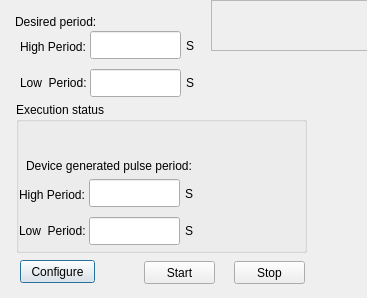
<?xml version="1.0" encoding="UTF-8"?>
<ui version="4.0">
 <class>PWMOutputClass</class>
 <widget class="QDialog" name="PWMOutputClass">
  <property name="geometry">
   <rect>
    <x>0</x>
    <y>0</y>
    <width>367</width>
    <height>298</height>
   </rect>
  </property>
  <property name="sizePolicy">
   <sizepolicy hsizetype="Fixed" vsizetype="Fixed">
    <horstretch>0</horstretch>
    <verstretch>0</verstretch>
   </sizepolicy>
  </property>
  <property name="minimumSize">
   <size>
    <width>367</width>
    <height>298</height>
   </size>
  </property>
  <property name="maximumSize">
   <size>
    <width>367</width>
    <height>298</height>
   </size>
  </property>
  <property name="windowTitle">
   <string>PWM Output</string>
  </property>
  <widget class="QFrame" name="bkgrndImage">
   <property name="geometry">
    <rect>
     <x>211</x>
     <y>0</y>
     <width>161</width>
     <height>51</height>
    </rect>
   </property>
   <property name="sizePolicy">
    <sizepolicy hsizetype="Fixed" vsizetype="Fixed">
     <horstretch>0</horstretch>
     <verstretch>0</verstretch>
    </sizepolicy>
   </property>
   <property name="frameShape">
    <enum>QFrame::StyledPanel</enum>
   </property>
   <property name="frameShadow">
    <enum>QFrame::Raised</enum>
   </property>
  </widget>
  <widget class="QLabel" name="label">
   <property name="geometry">
    <rect>
     <x>15</x>
     <y>14</y>
     <width>91</width>
     <height>16</height>
    </rect>
   </property>
   <property name="sizePolicy">
    <sizepolicy hsizetype="Fixed" vsizetype="Fixed">
     <horstretch>0</horstretch>
     <verstretch>0</verstretch>
    </sizepolicy>
   </property>
   <property name="text">
    <string>Desired period:</string>
   </property>
  </widget>
  <widget class="QLabel" name="label_2">
   <property name="geometry">
    <rect>
     <x>20</x>
     <y>37</y>
     <width>71</width>
     <height>20</height>
    </rect>
   </property>
   <property name="sizePolicy">
    <sizepolicy hsizetype="Fixed" vsizetype="Fixed">
     <horstretch>0</horstretch>
     <verstretch>0</verstretch>
    </sizepolicy>
   </property>
   <property name="text">
    <string>High Period:</string>
   </property>
  </widget>
  <widget class="QLabel" name="label_3">
   <property name="geometry">
    <rect>
     <x>20</x>
     <y>73</y>
     <width>71</width>
     <height>20</height>
    </rect>
   </property>
   <property name="sizePolicy">
    <sizepolicy hsizetype="Fixed" vsizetype="Fixed">
     <horstretch>0</horstretch>
     <verstretch>0</verstretch>
    </sizepolicy>
   </property>
   <property name="text">
    <string>Low  Period:</string>
   </property>
  </widget>
  <widget class="QLineEdit" name="hiPeriodEditor">
   <property name="geometry">
    <rect>
     <x>90</x>
     <y>31</y>
     <width>91</width>
     <height>28</height>
    </rect>
   </property>
   <property name="sizePolicy">
    <sizepolicy hsizetype="Preferred" vsizetype="Fixed">
     <horstretch>0</horstretch>
     <verstretch>0</verstretch>
    </sizepolicy>
   </property>
  </widget>
  <widget class="QLineEdit" name="loPeriodEditor">
   <property name="geometry">
    <rect>
     <x>90</x>
     <y>69</y>
     <width>91</width>
     <height>28</height>
    </rect>
   </property>
   <property name="sizePolicy">
    <sizepolicy hsizetype="Preferred" vsizetype="Fixed">
     <horstretch>0</horstretch>
     <verstretch>0</verstretch>
    </sizepolicy>
   </property>
  </widget>
  <widget class="QLabel" name="label_4">
   <property name="geometry">
    <rect>
     <x>186</x>
     <y>38</y>
     <width>16</width>
     <height>16</height>
    </rect>
   </property>
   <property name="sizePolicy">
    <sizepolicy hsizetype="Fixed" vsizetype="Fixed">
     <horstretch>0</horstretch>
     <verstretch>0</verstretch>
    </sizepolicy>
   </property>
   <property name="text">
    <string>S</string>
   </property>
  </widget>
  <widget class="QLabel" name="label_5">
   <property name="geometry">
    <rect>
     <x>186</x>
     <y>75</y>
     <width>16</width>
     <height>16</height>
    </rect>
   </property>
   <property name="sizePolicy">
    <sizepolicy hsizetype="Fixed" vsizetype="Fixed">
     <horstretch>0</horstretch>
     <verstretch>0</verstretch>
    </sizepolicy>
   </property>
   <property name="text">
    <string>S</string>
   </property>
  </widget>
  <widget class="QGroupBox" name="groupBox">
   <property name="geometry">
    <rect>
     <x>16</x>
     <y>102</y>
     <width>291</width>
     <height>151</height>
    </rect>
   </property>
   <property name="autoFillBackground">
    <bool>true</bool>
   </property>
   <property name="title">
    <string>Execution status</string>
   </property>
   <widget class="QLabel" name="ExecutionStatus">
    <property name="geometry">
     <rect>
      <x>13</x>
      <y>20</y>
      <width>241</width>
      <height>21</height>
     </rect>
    </property>
    <property name="text">
     <string/>
    </property>
   </widget>
   <widget class="QLabel" name="label_6">
    <property name="geometry">
     <rect>
      <x>10</x>
      <y>53</y>
      <width>181</width>
      <height>21</height>
     </rect>
    </property>
    <property name="sizePolicy">
     <sizepolicy hsizetype="Fixed" vsizetype="Fixed">
      <horstretch>0</horstretch>
      <verstretch>0</verstretch>
     </sizepolicy>
    </property>
    <property name="text">
     <string>Device generated pulse period:</string>
    </property>
   </widget>
   <widget class="QLabel" name="label_7">
    <property name="geometry">
     <rect>
      <x>169</x>
      <y>121</y>
      <width>16</width>
      <height>16</height>
     </rect>
    </property>
    <property name="sizePolicy">
     <sizepolicy hsizetype="Fixed" vsizetype="Fixed">
      <horstretch>0</horstretch>
      <verstretch>0</verstretch>
     </sizepolicy>
    </property>
    <property name="text">
     <string>S</string>
    </property>
   </widget>
   <widget class="QLabel" name="label_8">
    <property name="geometry">
     <rect>
      <x>3</x>
      <y>119</y>
      <width>71</width>
      <height>20</height>
     </rect>
    </property>
    <property name="sizePolicy">
     <sizepolicy hsizetype="Fixed" vsizetype="Fixed">
      <horstretch>0</horstretch>
      <verstretch>0</verstretch>
     </sizepolicy>
    </property>
    <property name="text">
     <string>Low  Period:</string>
    </property>
   </widget>
   <widget class="QLineEdit" name="actualLoPeriod">
    <property name="geometry">
     <rect>
      <x>73</x>
      <y>115</y>
      <width>91</width>
      <height>28</height>
     </rect>
    </property>
    <property name="sizePolicy">
     <sizepolicy hsizetype="Preferred" vsizetype="Fixed">
      <horstretch>0</horstretch>
      <verstretch>0</verstretch>
     </sizepolicy>
    </property>
    <property name="readOnly">
     <bool>true</bool>
    </property>
   </widget>
   <widget class="QLabel" name="label_9">
    <property name="geometry">
     <rect>
      <x>169</x>
      <y>84</y>
      <width>16</width>
      <height>16</height>
     </rect>
    </property>
    <property name="sizePolicy">
     <sizepolicy hsizetype="Fixed" vsizetype="Fixed">
      <horstretch>0</horstretch>
      <verstretch>0</verstretch>
     </sizepolicy>
    </property>
    <property name="text">
     <string>S</string>
    </property>
   </widget>
   <widget class="QLineEdit" name="actualHiPeriod">
    <property name="geometry">
     <rect>
      <x>73</x>
      <y>77</y>
      <width>91</width>
      <height>28</height>
     </rect>
    </property>
    <property name="sizePolicy">
     <sizepolicy hsizetype="Preferred" vsizetype="Fixed">
      <horstretch>0</horstretch>
      <verstretch>0</verstretch>
     </sizepolicy>
    </property>
    <property name="readOnly">
     <bool>true</bool>
    </property>
   </widget>
   <widget class="QLabel" name="label_10">
    <property name="geometry">
     <rect>
      <x>3</x>
      <y>83</y>
      <width>71</width>
      <height>20</height>
     </rect>
    </property>
    <property name="sizePolicy">
     <sizepolicy hsizetype="Fixed" vsizetype="Fixed">
      <horstretch>0</horstretch>
      <verstretch>0</verstretch>
     </sizepolicy>
    </property>
    <property name="text">
     <string>High Period:</string>
    </property>
   </widget>
  </widget>
  <widget class="QPushButton" name="btnConfig">
   <property name="geometry">
    <rect>
     <x>20</x>
     <y>260</y>
     <width>75</width>
     <height>23</height>
    </rect>
   </property>
   <property name="text">
    <string>Configure</string>
   </property>
  </widget>
  <widget class="QPushButton" name="btnStart">
   <property name="geometry">
    <rect>
     <x>144</x>
     <y>261</y>
     <width>71</width>
     <height>23</height>
    </rect>
   </property>
   <property name="text">
    <string>Start</string>
   </property>
  </widget>
  <widget class="QPushButton" name="btnStop">
   <property name="geometry">
    <rect>
     <x>234</x>
     <y>261</y>
     <width>71</width>
     <height>23</height>
    </rect>
   </property>
   <property name="text">
    <string>Stop</string>
   </property>
  </widget>
 </widget>
 <layoutdefault spacing="6" margin="11"/>
 <resources/>
 <connections/>
</ui>
